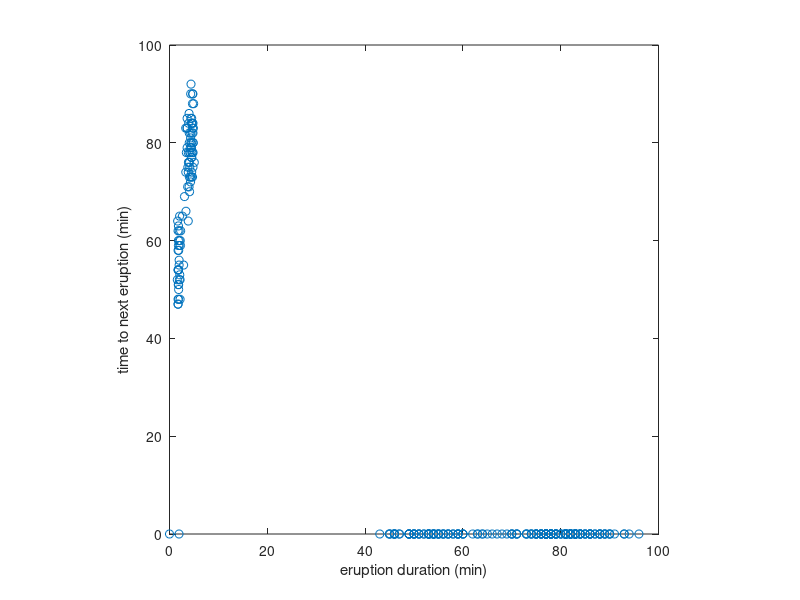

MATLAB code to generate this figure: (Note: this script raises an error after producing the figure.)
% Load and plot "old faithful" dataset
data = dlmread('old_faithful.dat', '\t', 26, 0);
x1 = data(:,2); x2 = data(:,3);
figure(1); clf
scatter(x1, x2); axis square; box on
xlabel('eruption duration (min)'); ylabel('time to next eruption (min)')

%%%% The K-means algorithm %%%%
% define distance function
dist = @(x,y) 1/2*sum((x - y).^2);
% Initialization
K = 3;
N = length(data);
D = 2;
% Create a matrix of means initialized by a random scalar based
% on the range of the data.
m1 = (max(x1)-min(x1))*rand(K,1) + min(x1);
m2 = (max(x2)-min(x2))*rand(K,1) + min(x2);
means = [m1 m2];

% This is the matrix used to compare means that determines
% the loop break.
old_means = zeros(K, D);

% Repeat until no change in means
% Sums the the vectors of the difference in matrices,
% Break if within 1e-2
while (sum(sum(abs(means - old_means))) > 1e-2)

	% Assignment step
    % Initializes matrix of responsibilities, i.e. 0 or 1 for each
    % data point N per K-mean.
	resp = zeros(N,K);
    old_means = means;
    
    
	for n = 1:N % for each data point
		distance = zeros(1,K); % distance vector for all K-means
		for j = 1:K % for each K-mean find the distance to the n data point
			distance(j) = dist(means(j,:), data(n, 2:3)); 
        end
        % tuple assignment, minimum distance value assigned to val,
        % its corresponding cell in distance vector is assigned to k.
		[val, k] = min(distance);
        % the corresponding k's indicator variable is assigned a 1
        % the other 2 k's in the current loop's row remain 0.
		resp(n, k) = 1; 
	end

	% Update step
	for k = 1:K
		for d = 1:D
            % sum only all the data points for the current K-mean
			means(k, d) = sum(resp(:,k).*data(:,d+1)); % d+1 to ignore col 1.
        end
        % divide the sums by the total number of data points
        % for the corresponding K-mean
		means(k,:) = means(k,:)/sum(resp(:,k));
	end
end
%%%% end of algorithm %%%%

% Plot final means
figure(1); hold on
plot(means(:,1), means(:,2), 'ksq' , 'markersize', 15)
